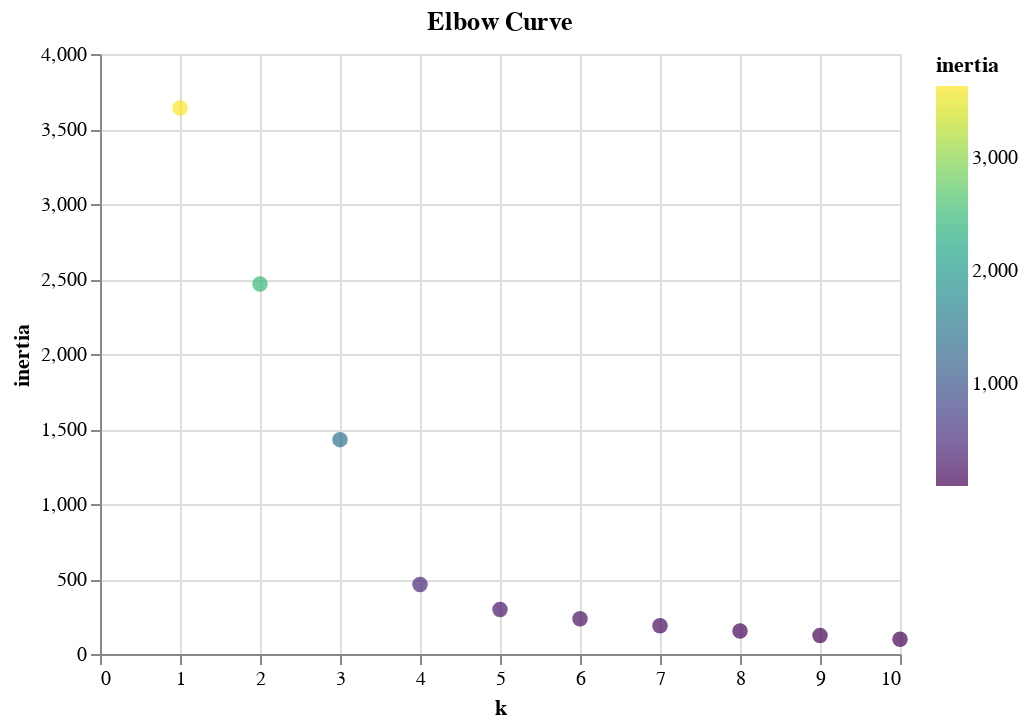

The cell this chart's notebook holds for it:
### Markdown cell above
### Clustering Crytocurrencies Using K-Means

#### Find the Best Value for `k` Using the Elbow Curve

### Code cell
inertia = []
k = list(range(1, 11))

# Calculate the inertia for the range of k values
for i in k:
    km = KMeans(n_clusters=i, random_state=0)
    km.fit(pcs_df)
    inertia.append(km.inertia_)


# Create the Elbow Curve using altair
elbow_data = {"k": k, "inertia": inertia}
df_elbow = pd.DataFrame(elbow_data)
alt.Chart(df_elbow, title="Elbow Curve").mark_circle(size=60).encode(
    x="k", 
    y="inertia", 
    color=alt.Color('inertia', scale=alt.Scale(scheme='viridis')),
    tooltip=['inertia', 'k']
)

### Figure 1 — Vega-Lite specification as saved in the notebook (floating-point values rounded to 4 significant figures)
{"config": {"view": {"continuousWidth": 400, "continuousHeight": 300}}, "data": {"name": "data-fd957a73b03744b82da12fde58e73b3f"}, "mark": {"type": "circle", "size": 60}, "encoding": {"color": {"field": "inertia", "scale": {"scheme": "viridis"}, "type": "quantitative"}, "tooltip": [{"field": "inertia", "type": "quantitative"}, {"field": "k", "type": "quantitative"}], "x": {"field": "k", "type": "quantitative"}, "y": {"field": "inertia", "type": "quantitative"}}, "title": "Elbow Curve", "$schema": "https://vega.github.io/schema/vega-lite/v4.17.0.json", "datasets": {"data-fd957a73b03744b82da12fde58e73b3f": [{"k": 1, "inertia": 3639.0}, {"k": 2, "inertia": 2467.0}, {"k": 3, "inertia": 1429.0}, {"k": 4, "inertia": 462.8}, {"k": 5, "inertia": 296.6}, {"k": 6, "inertia": 235.1}, {"k": 7, "inertia": 188.8}, {"k": 8, "inertia": 153.6}, {"k": 9, "inertia": 123.0}, {"k": 10, "inertia": 98.73}]}}
